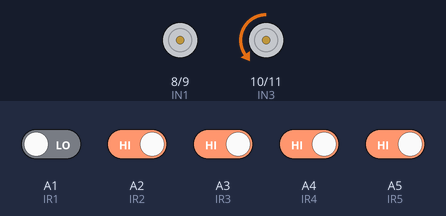
Bench run of a sketch on a simulated Arduino Uno, built with avr-gcc and run on an emulated ATmega328P. On the bench: motor-driver pin pairs drawn as motors (green arrow = first pin HIGH = forward, orange = second pin HIGH = backward, longer = more drive, scaled by the enable pin). Inputs (shaded band) come from the test bench; at power-on: A2 (IR2), A3 (IR3), A4 (IR4), A5 (IR5) HIGH, A1 (IR1) LOW.

Above: at 1.2 s.
1.3 s: A1 (IR1) driven HIGH
At 2.4 s:
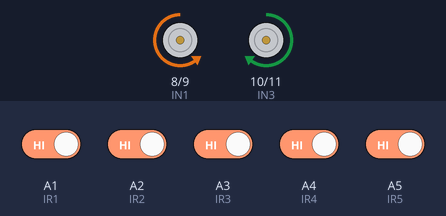
2.8 s: A2 (IR2) driven LOW
At 3.6 s:
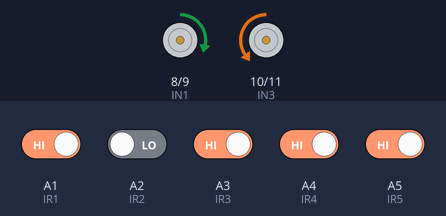
4.3 s: A4 (IR4) driven LOW
At 4.7 s:
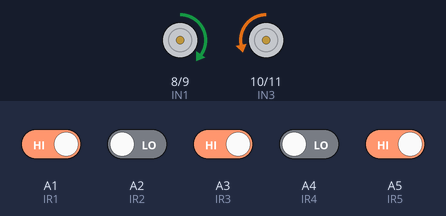
5.8 s: A5 (IR5) driven LOW
At 7.0 s:
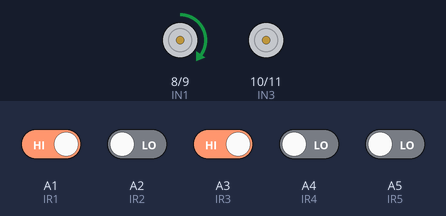
7.3 s: A5 (IR5) driven HIGH
At 8.2 s:
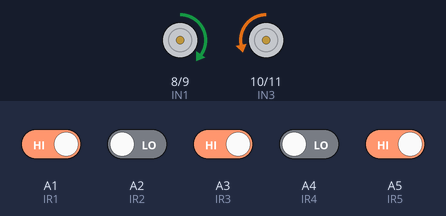
8.8 s: A4 (IR4) driven HIGH
At 9.3 s:
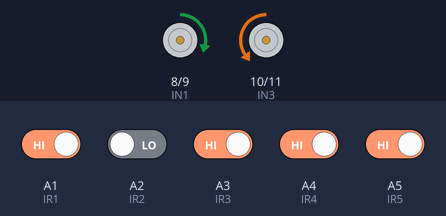
Timing chart, 0 to 11.3 s (numbered marks = the images above; inputs shaded):
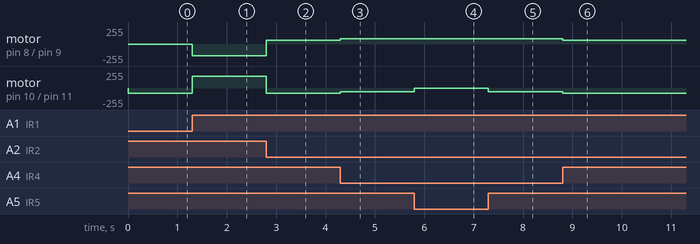

Measured:
- after the input at 1.3 s, motor on pin 8 (IN1) / pin 9 (IN2): stopped → backward 176/255 at once; motor on pin 10 (IN3) / pin 11 (IN4): backward 80/255 → forward 176/255 at once
- after the input at 2.8 s, motor on pin 8 (IN1) / pin 9 (IN2): backward 176/255 → forward 55/255 at once; motor on pin 10 (IN3) / pin 11 (IN4): forward 176/255 → backward 80/255 at once
- after the input at 4.3 s, motor on pin 8 (IN1) / pin 9 (IN2): forward 55/255 → forward 80/255 at once; motor on pin 10 (IN3) / pin 11 (IN4): backward 80/255 → backward 55/255 at once
- after the input at 5.8 s, motor on pin 10 (IN3) / pin 11 (IN4): backward 55/255 → stopped at once
- after the input at 7.3 s, motor on pin 10 (IN3) / pin 11 (IN4): stopped → backward 55/255 at once
- after the input at 8.8 s, motor on pin 8 (IN1) / pin 9 (IN2): forward 80/255 → forward 55/255 at once; motor on pin 10 (IN3) / pin 11 (IN4): backward 55/255 → backward 80/255 at once

The sketch:

line_follower_code.ino
```cpp
#define IR1     A1
#define IR2     A2
#define IR3     A3
#define IR4     A4
#define IR5     A5

#define IN1     8
#define IN2     9
#define IN3     10
#define IN4     11
#define ENA     3
#define ENB     5

bool ir1, ir2, ir3, ir4, ir5;
const int forward_speed = 80;
const int turn_speed = 55;
int left = forward_speed, right = forward_speed;
char last_turn = 'F';
bool forward = true;

void rotate_motor()
{
  analogWrite(ENA, left);
  analogWrite(ENB, right);

  if (forward)
  {
    digitalWrite(IN1, HIGH);
    digitalWrite(IN2, LOW);
    digitalWrite(IN3, LOW);
    digitalWrite(IN4, HIGH);
  }
  else
  {
    digitalWrite(IN1, LOW);
    digitalWrite(IN2, HIGH);
    digitalWrite(IN3, HIGH);
    digitalWrite(IN4, LOW);
  }
}

void setup() {
  pinMode(IR1, INPUT);
  pinMode(IR2, INPUT);
  pinMode(IR3, INPUT);
  pinMode(IR4, INPUT);
  pinMode(IR5, INPUT);

  pinMode(IN1, OUTPUT);
  pinMode(IN2, OUTPUT);
  pinMode(IN3, OUTPUT);
  pinMode(IN4, OUTPUT);
  pinMode(ENA, OUTPUT);
  pinMode(ENB, OUTPUT);

  Serial.begin(9600);

}

void loop() {
  ir1 = digitalRead(A1);
  ir2 = digitalRead(A2);
  ir3 = digitalRead(A3);
  ir4 = digitalRead(A4);
  ir5 = digitalRead(A5);


  if (!(ir1 || ir2 || ir3 || ir4 || ir5))  // if none or all of the sensors detect black line
  {
    last_turn = 'r';
  }
  else if (ir1 && ir2 && ir3 && ir4 && ir5)
  {
    last_turn = 'B';
  }
  else if (!ir5)
  {
    last_turn = 'R';
  }
  else if (!ir4)
  {
    last_turn = 'r';
  }
  else if (!ir1)
  {
    last_turn = 'L';
  }
  else if (!ir2)
  {
    last_turn = 'l';
  }
  else if (!ir3)
  {
    last_turn = 'F';
  }

  forward = true;
  if (last_turn == 'F')
  {
    left = forward_speed;
    right = forward_speed;
  }
  else if (last_turn == 'B')
  {
    left = forward_speed * -1;
    right = forward_speed * -1;
    forward = false;
  }
  else if (last_turn == 'l')
  {
    left = turn_speed;
    right = forward_speed;
  }
  else if (last_turn == 'L')
  {
    left = 0;
    right = forward_speed;
  }
  else if (last_turn == 'r')
  {
    right = turn_speed;
    left = forward_speed;
  }
  else if (last_turn == 'R')
  {
    right = 0;
    left = forward_speed;
  }

  rotate_motor();

}
```
